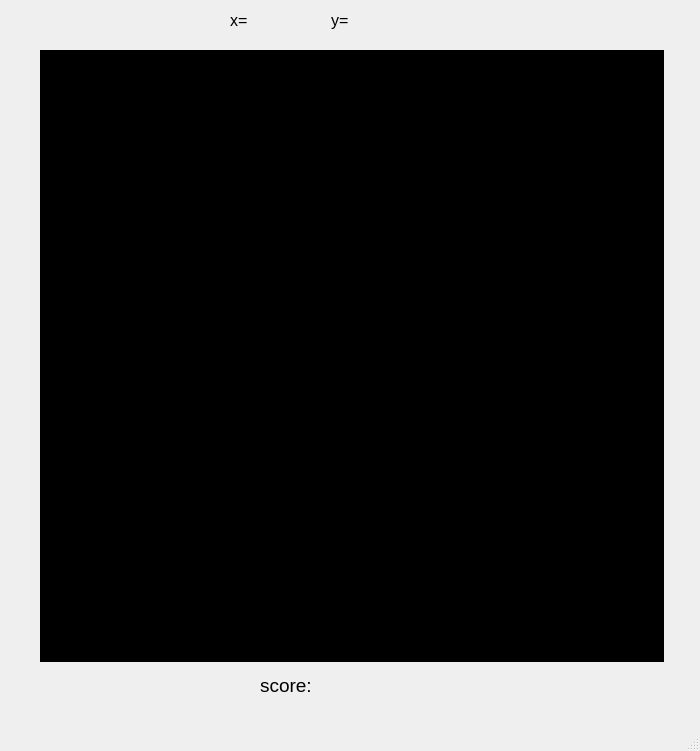
<?xml version="1.0" encoding="UTF-8"?>
<ui version="4.0">
 <class>MainWindow</class>
 <widget class="QMainWindow" name="MainWindow">
  <property name="geometry">
   <rect>
    <x>0</x>
    <y>0</y>
    <width>700</width>
    <height>751</height>
   </rect>
  </property>
  <property name="windowTitle">
   <string>MainWindow</string>
  </property>
  <widget class="QWidget" name="centralwidget">
   <widget class="QGraphicsView" name="graphicsView">
    <property name="geometry">
     <rect>
      <x>40</x>
      <y>50</y>
      <width>624</width>
      <height>612</height>
     </rect>
    </property>
    <property name="styleSheet">
     <string notr="true">background-color: rgb(0,0, 0);</string>
    </property>
    <property name="verticalScrollBarPolicy">
     <enum>Qt::ScrollBarAlwaysOff</enum>
    </property>
    <property name="horizontalScrollBarPolicy">
     <enum>Qt::ScrollBarAlwaysOff</enum>
    </property>
   </widget>
   <widget class="QWidget" name="">
    <property name="geometry">
     <rect>
      <x>230</x>
      <y>10</y>
      <width>196</width>
      <height>21</height>
     </rect>
    </property>
    <layout class="QHBoxLayout" name="horizontalLayout">
     <item>
      <widget class="QLabel" name="label">
       <property name="font">
        <font>
         <pointsize>12</pointsize>
        </font>
       </property>
       <property name="text">
        <string>x=</string>
       </property>
      </widget>
     </item>
     <item>
      <widget class="QLabel" name="label_2">
       <property name="font">
        <font>
         <pointsize>12</pointsize>
        </font>
       </property>
       <property name="text">
        <string/>
       </property>
      </widget>
     </item>
     <item>
      <widget class="QLabel" name="label_3">
       <property name="font">
        <font>
         <pointsize>12</pointsize>
        </font>
       </property>
       <property name="text">
        <string>y=</string>
       </property>
      </widget>
     </item>
     <item>
      <widget class="QLabel" name="label_4">
       <property name="font">
        <font>
         <pointsize>12</pointsize>
        </font>
       </property>
       <property name="text">
        <string/>
       </property>
      </widget>
     </item>
    </layout>
   </widget>
   <widget class="QWidget" name="">
    <property name="geometry">
     <rect>
      <x>260</x>
      <y>670</y>
      <width>121</width>
      <height>31</height>
     </rect>
    </property>
    <layout class="QHBoxLayout" name="horizontalLayout_2">
     <item>
      <widget class="QLabel" name="label_5">
       <property name="font">
        <font>
         <pointsize>14</pointsize>
        </font>
       </property>
       <property name="text">
        <string>score:</string>
       </property>
      </widget>
     </item>
     <item>
      <widget class="QLabel" name="label_6">
       <property name="text">
        <string/>
       </property>
      </widget>
     </item>
    </layout>
   </widget>
  </widget>
  <widget class="QMenuBar" name="menubar">
   <property name="geometry">
    <rect>
     <x>0</x>
     <y>0</y>
     <width>700</width>
     <height>20</height>
    </rect>
   </property>
  </widget>
  <widget class="QStatusBar" name="statusbar"/>
 </widget>
 <resources/>
 <connections/>
</ui>
